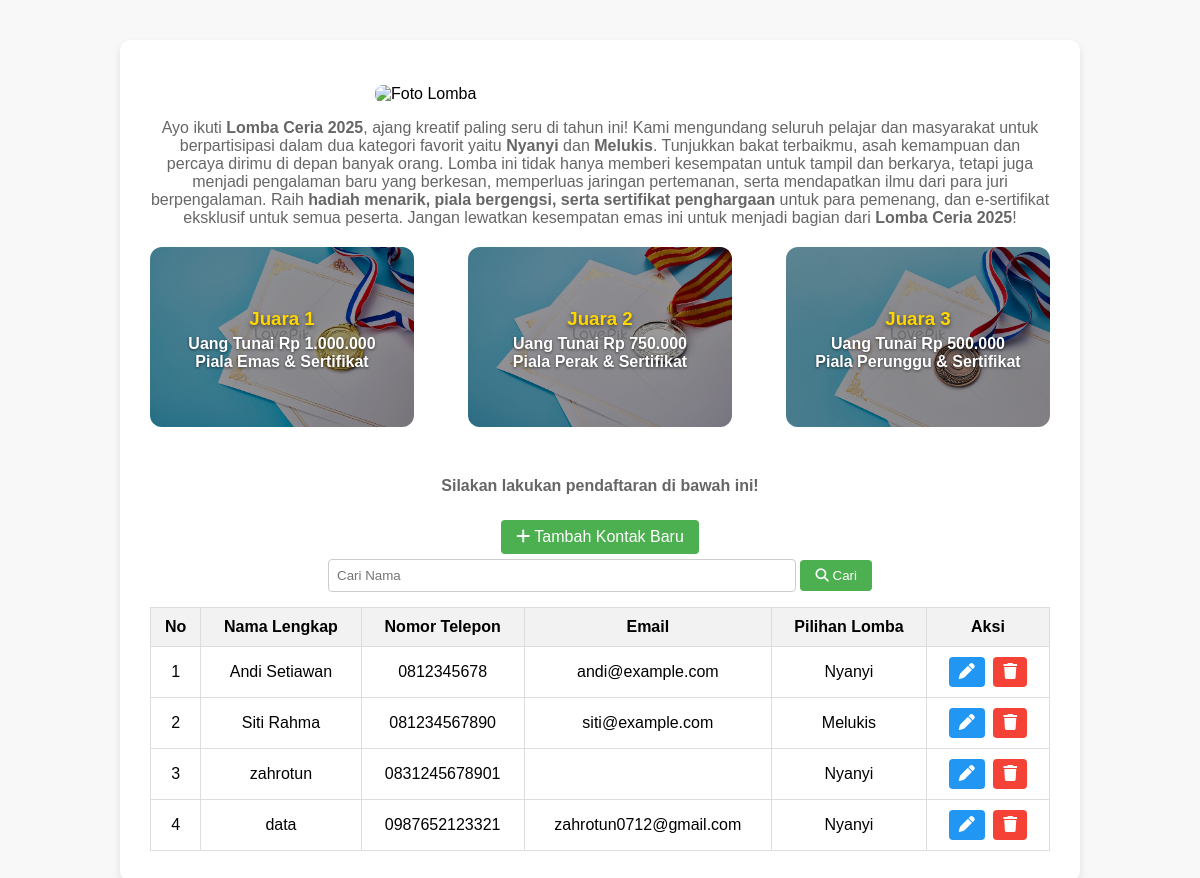
Before: / with the older database file.
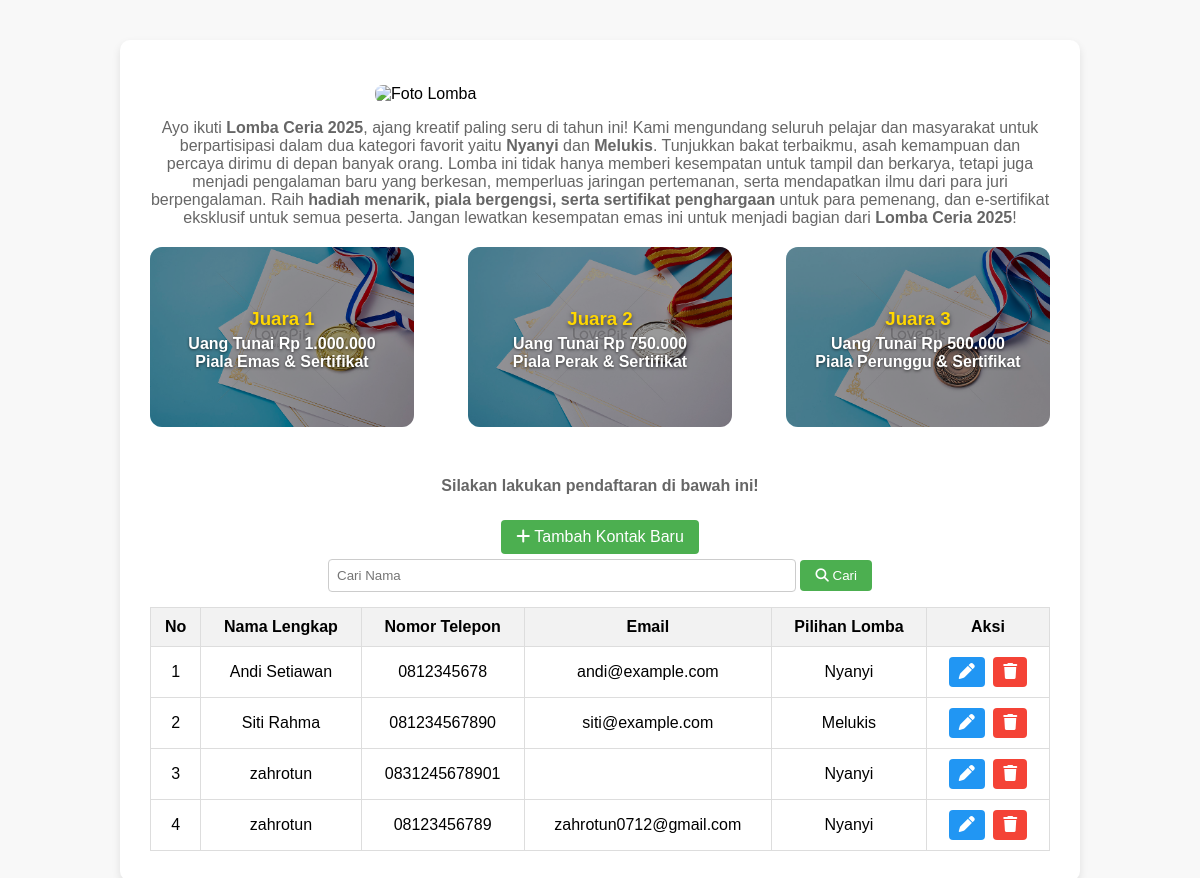
After: the same page with the newer database file.
### tables this page shows
CREATE TABLE `pendaftaran` (
  `id_pendaftaran` int(10) UNSIGNED NOT NULL,
  `nama_lengkap` varchar(100) NOT NULL,
  `nomor_telepon` varchar(13) NOT NULL,
  `email` varchar(100) DEFAULT NULL,
  `pilihan_lomba` enum('Nyanyi','Melukis') NOT NULL,
  `created_at` timestamp NOT NULL DEFAULT current_timestamp(),
  `updated_at` timestamp NOT NULL DEFAULT current_timestamp() ON UPDATE current_timestamp()
);

### index.php (the view, shortened to what this page needs)
<?php
include 'koneksi.php';
$cari = "";
$sql = "SELECT * FROM pendaftaran";
$result = $conn->query($sql);
?>
<!DOCTYPE html>
<html>
<head>
    <link rel="stylesheet" href="https://cdnjs.cloudflare.com/ajax/libs/font-awesome/6.5.0/css/all.min.css">
</head>
<body>
<div class="container">
    <img src="imeg/ChatGPT Image 21 Sep 2025, 16.44.26.png" alt="Foto Lomba" class="lomba">
<p class="deskripsi">
    Ayo ikuti <b>Lomba Ceria 2025</b>, ajang kreatif paling seru di tahun ini!
    Kami mengundang seluruh pelajar dan masyarakat untuk berpartisipasi dalam dua kategori favorit yaitu
    <b>Nyanyi</b> dan <b>Melukis</b>.
    Tunjukkan bakat terbaikmu, asah kemampuan dan percaya dirimu di depan banyak orang.
    Lomba ini tidak hanya memberi kesempatan untuk tampil dan berkarya, tetapi juga menjadi pengalaman baru
    yang berkesan, memperluas jaringan pertemanan, serta mendapatkan ilmu dari para juri berpengalaman.
    Raih <b>hadiah menarik, piala bergengsi, serta sertifikat penghargaan</b> untuk para pemenang,
    dan e-sertifikat eksklusif untuk semua peserta.
    Jangan lewatkan kesempatan emas ini untuk menjadi bagian dari <b>Lomba Ceria 2025</b>!
</p>
    <div class="hadiah">
        <div class="item juara1">
            <h3>Juara 1</h3>
            <p><b>Uang Tunai Rp 1.000.000</b><br>Piala Emas & Sertifikat</p>
        </div>
        <div class="item juara2">
            <h3>Juara 2</h3>
            <p><b>Uang Tunai Rp 750.000</b><br>Piala Perak & Sertifikat</p>
        </div>
        <div class="item juara3">
            <h3>Juara 3</h3>
            <p><b>Uang Tunai Rp 500.000</b><br>Piala Perunggu & Sertifikat</p>
        </div>
    </div>
    <p class="deskripsi"><b>Silakan lakukan pendaftaran di bawah ini!</b></p>
    <div style="text-align:center;">
        <a href="tambah.php" class="button"><i class="fa fa-plus"></i> Tambah Kontak Baru</a>
    </div>
    <div class="search-box">
        <form method="get" style="display:inline;">
            <input type="text" name="cari" placeholder="Cari Nama" value="<?php echo htmlspecialchars($cari); ?>">
            <button type="submit"><i class="fa fa-search"></i> Cari</button>
        </form>
    </div>
    <table>
        <tr>
            <th>No</th>
            <th>Nama Lengkap</th>
            <th>Nomor Telepon</th>
            <th>Email</th>
            <th>Pilihan Lomba</th>
            <th>Aksi</th>
        </tr>
        <?php
        if ($result->num_rows > 0) {
            $no = 1;
            while ($row = $result->fetch_assoc()) {
                echo "<tr>
                    <td>".$no++."</td>
                    <td>".$row['nama_lengkap']."</td>
                    <td>".$row['nomor_telepon']."</td>
                    <td>".$row['email']."</td>
                    <td>".$row['pilihan_lomba']."</td>
                    <td>
                        <a href='edit.php?id=".$row['id_pendaftaran']."' class='icon-btn edit-btn' title='Edit'>
                            <i class='fa fa-pen'></i>
                        </a>
                        <a href='hapus.php?id=".$row['id_pendaftaran']."' class='icon-btn delete-btn' title='Hapus' onclick=\"return confirm('Apakah Anda yakin ingin menghapus kontak ini?');\">
                            <i class='fa fa-trash'></i>
                        </a>
                    </td>
                </tr>";
            }
        } else {
            if ($cari == "") {
                echo "<tr><td colspan='6'>Daftar kontak masih kosong. Silakan tambah kontak baru.</td></tr>";
            } else {
                echo "<tr><td colspan='6'>Kontak tidak ditemukan.</td></tr>";
            }
        }
        ?>
    </table>
</div>
</body>
</html>

### index.php (style rules this page uses)
body { font-family: Arial, sans-serif; background-color: #f8f8f8; margin: 0; padding: 0; }
.container { max-width: 900px; margin: 40px auto; background: #fff; padding: 30px; border-radius: 10px; box-shadow: 0 4px 8px rgba(0,0,0,0.1); }
img.lomba { display: block; margin: 15px auto; max-width: 50%; border-radius: 8px; }
p.deskripsi { text-align: center; margin-bottom: 20px; color: #666; }
.hadiah { display: flex; justify-content: space-between; flex-wrap: wrap; margin-bottom: 50px; }
.hadiah .item { width: 26%; min-height: 150px; position: relative; border-radius: 12px; overflow: hidden; text-align: center; color: #fff; padding: 15px; display: flex; flex-direction: column; justify-content: center; align-items: center; background-size: cover; background-position: center; }
.hadiah .item::before { content: ""; position: absolute; inset: 0; background: rgba(0,0,0,0.4); z-index: 0; }
.hadiah .item > * { position: relative; z-index: 1; }
.hadiah .item h3 { margin: 5px 0; color: #FFD700; text-shadow: 0 2px 4px rgba(0,0,0,0.6); }
.hadiah .item p { margin: 0; font-weight: bold; text-shadow: 0 1px 3px rgba(0,0,0,0.6); }
.juara1 { background-image: url('imeg/juara11.jpg'); }
.juara2 { background-image: url('imeg/juara2.jpg'); }
.juara3 { background-image: url('imeg/juara3.jpg'); }
.button { display: inline-block; padding: 8px 15px; background: #4CAF50; color: #fff; text-decoration: none; border-radius: 4px; margin: 5px 0; }
.search-box { text-align: center; margin-bottom: 15px; }
.search-box input[type=text] { padding: 8px; width: 50%; border: 1px solid #ccc; border-radius: 4px; }
.search-box button { padding: 8px 15px; background: #4CAF50; color: #fff; border: none; border-radius: 4px; cursor: pointer; }
table { border-collapse: collapse; width: 100%; margin-top: 15px; }
th, td { border: 1px solid #ddd; padding: 10px; text-align: center; }
th { background-color: #f2f2f2; }
.icon-btn { display: inline-block; padding: 6px 10px; border-radius: 4px; color: #fff; text-decoration: none; margin: 0 2px; }
.edit-btn { background-color: #2196F3; }
.delete-btn { background-color: #f44336; }

Changed rows visible on the page:
changed pendaftaran "zahrotun0712@gmail.com": nama_lengkap "data" → "zahrotun"; nomor_telepon "0987652123321" → "08123456789"
